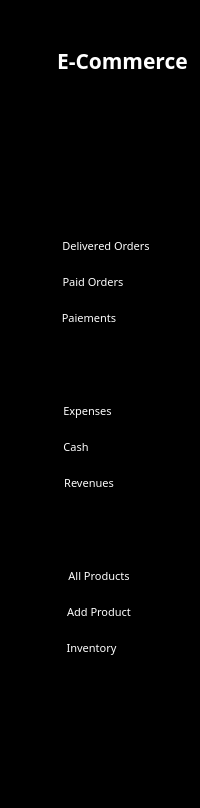
      <widget class="QWidget" name="icon_text_widget" native="true">
       <property name="minimumSize">
        <size>
         <width>0</width>
         <height>0</height>
        </size>
       </property>
       <property name="maximumSize">
        <size>
         <width>999999</width>
         <height>999999</height>
        </size>
       </property>
       <property name="styleSheet">
        <string notr="true">QWidget{
	background-color: rgb(0, 0, 0);
	color: white;
	border-radius: 12px;
}

QPushButton{
	height:30px;
	border:none;
}</string>
       </property>
       <layout class="QVBoxLayout" name="verticalLayout_11">
        <property name="sizeConstraint">
         <enum>QLayout::SizeConstraint::SetDefaultConstraint</enum>
        </property>
        <item>
         <layout class="QHBoxLayout" name="horizontalLayout">
          <property name="topMargin">
           <number>35</number>
          </property>
          <item>
           <widget class="QLabel" name="label_2">
            <property name="minimumSize">
             <size>
              <width>0</width>
              <height>0</height>
             </size>
            </property>
            <property name="maximumSize">
             <size>
              <width>40</width>
              <height>40</height>
             </size>
            </property>
            <property name="text">
             <string/>
            </property>
            <property name="pixmap">
             <pixmap resource="resources.qrc">:/Icons/shopping-cart.png</pixmap>
            </property>
            <property name="scaledContents">
             <bool>true</bool>
            </property>
           </widget>
          </item>
          <item>
           <widget class="QLabel" name="label_3">
            <property name="font">
             <font>
              <family>Poppins</family>
              <pointsize>16</pointsize>
              <bold>true</bold>
             </font>
            </property>
            <property name="text">
             <string>E-Commerce</string>
            </property>
           </widget>
          </item>
         </layout>
        </item>
        <item>
         <layout class="QVBoxLayout" name="verticalLayout_7">
          <property name="spacing">
           <number>15</number>
          </property>
          <property name="topMargin">
           <number>20</number>
          </property>
          <item>
           <widget class="QPushButton" name="dashboard_btn2">
            <property name="font">
             <font>
              <family>Trebuchet MS</family>
              <pointsize>9</pointsize>
              <bold>true</bold>
             </font>
            </property>
            <property name="styleSheet">
             <string notr="true">QPushButton{
	padding-left: -25px
}

QPushButton:checked{
	background-color:white;
	border-radius:3px;
}</string>
            </property>
            <property name="text">
             <string/>
            </property>
            <property name="icon">
             <iconset resource="resources.qrc">
              <normaloff>:/Icons/dashboard2.png</normaloff>
              <normalon>:/Icons/dashboard1.png</normalon>:/Icons/dashboard2.png</iconset>
            </property>
            <property name="iconSize">
             <size>
              <width>200</width>
              <height>20</height>
             </size>
            </property>
            <property name="checkable">
             <bool>true</bool>
            </property>
            <property name="autoExclusive">
             <bool>true</bool>
            </property>
           </widget>
          </item>
          <item>
           <widget class="QPushButton" name="order_btn2">
            <property name="font">
             <font>
              <family>Trebuchet MS</family>
              <pointsize>9</pointsize>
              <bold>true</bold>
             </font>
            </property>
            <property name="styleSheet">
             <string notr="true">QPushButton{
	padding-left: -27px
}

QPushButton:checked{
	background-color:white;
	border-radius:3px;
}</string>
            </property>
            <property name="text">
             <string/>
            </property>
            <property name="icon">
             <iconset resource="resources.qrc">
              <normaloff>:/Icons/orders2.png</normaloff>
              <normalon>:/Icons/orders1.png</normalon>:/Icons/orders2.png</iconset>
            </property>
            <property name="iconSize">
             <size>
              <width>200</width>
              <height>20</height>
             </size>
            </property>
            <property name="checkable">
             <bool>true</bool>
            </property>
            <property name="autoExclusive">
             <bool>true</bool>
            </property>
           </widget>
          </item>
          <item>
           <widget class="QFrame" name="delivery">
            <property name="frameShape">
             <enum>QFrame::Shape::StyledPanel</enum>
            </property>
            <property name="frameShadow">
             <enum>QFrame::Shadow::Raised</enum>
            </property>
            <layout class="QVBoxLayout" name="verticalLayout_5">
             <property name="spacing">
              <number>0</number>
             </property>
             <property name="leftMargin">
              <number>0</number>
             </property>
             <property name="topMargin">
              <number>0</number>
             </property>
             <property name="rightMargin">
              <number>0</number>
             </property>
             <property name="bottomMargin">
              <number>0</number>
             </property>
             <item>
              <widget class="QPushButton" name="delivery_btn2">
               <property name="font">
                <font>
                 <family>Trebuchet MS</family>
                 <pointsize>9</pointsize>
                 <bold>true</bold>
                </font>
               </property>
               <property name="text">
                <string/>
               </property>
               <property name="icon">
                <iconset resource="resources.qrc">
                 <normaloff>:/Icons/delivery4.png</normaloff>
                 <normalon>:/Icons/delivery3.png</normalon>:/Icons/delivery4.png</iconset>
               </property>
               <property name="iconSize">
                <size>
                 <width>200</width>
                 <height>24</height>
                </size>
               </property>
               <property name="checkable">
                <bool>true</bool>
               </property>
               <property name="autoExclusive">
                <bool>true</bool>
               </property>
              </widget>
             </item>
             <item>
              <widget class="QFrame" name="delivery_dropdown">
               <property name="frameShape">
                <enum>QFrame::Shape::StyledPanel</enum>
               </property>
               <property name="frameShadow">
                <enum>QFrame::Shadow::Raised</enum>
               </property>
               <layout class="QVBoxLayout" name="verticalLayout_2">
                <item>
                 <widget class="QPushButton" name="deliveredOrders_btn">
                  <property name="font">
                   <font>
                    <family>Poppins</family>
                    <pointsize>8</pointsize>
                   </font>
                  </property>
                  <property name="styleSheet">
                   <string notr="true">QPushButton{
	padding-left: 12px
}

QPushButton:hover{
	color:#12B298;
}</string>
                  </property>
                  <property name="text">
                   <string>Delivered Orders</string>
                  </property>
                  <property name="checkable">
                   <bool>true</bool>
                  </property>
                 </widget>
                </item>
                <item>
                 <widget class="QPushButton" name="paidOrders_btn">
                  <property name="font">
                   <font>
                    <family>Poppins</family>
                    <pointsize>8</pointsize>
                   </font>
                  </property>
                  <property name="styleSheet">
                   <string notr="true">QPushButton{
	padding-left: -14px
}

QPushButton:hover{
	color:#12B298;
}</string>
                  </property>
                  <property name="text">
                   <string>Paid Orders</string>
                  </property>
                  <property name="checkable">
                   <bool>true</bool>
                  </property>
                 </widget>
                </item>
                <item>
                 <widget class="QPushButton" name="paiements_btn">
                  <property name="font">
                   <font>
                    <family>Poppins</family>
                    <pointsize>8</pointsize>
                   </font>
                  </property>
                  <property name="styleSheet">
                   <string notr="true">QPushButton{
	padding-left: -22px
}

QPushButton:hover{
	color:#12B298;
}</string>
                  </property>
                  <property name="text">
                   <string>Paiements</string>
                  </property>
                  <property name="checkable">
                   <bool>true</bool>
                  </property>
                 </widget>
                </item>
               </layout>
              </widget>
             </item>
            </layout>
           </widget>
          </item>
          <item>
           <widget class="QFrame" name="finances">
            <property name="frameShape">
             <enum>QFrame::Shape::StyledPanel</enum>
            </property>
            <property name="frameShadow">
             <enum>QFrame::Shadow::Raised</enum>
            </property>
            <layout class="QVBoxLayout" name="verticalLayout_6">
             <property name="spacing">
              <number>0</number>
             </property>
             <property name="leftMargin">
              <number>0</number>
             </property>
             <property name="topMargin">
              <number>0</number>
             </property>
             <property name="rightMargin">
              <number>0</number>
             </property>
             <property name="bottomMargin">
              <number>0</number>
             </property>
             <item>
              <widget class="QPushButton" name="finance_btn2">
               <property name="font">
                <font>
                 <family>Trebuchet MS</family>
                 <pointsize>9</pointsize>
                 <bold>true</bold>
                </font>
               </property>
               <property name="text">
                <string/>
               </property>
               <property name="icon">
                <iconset resource="resources.qrc">
                 <normaloff>:/Icons/profits4.png</normaloff>
                 <normalon>:/Icons/profits3.png</normalon>:/Icons/profits4.png</iconset>
               </property>
               <property name="iconSize">
                <size>
                 <width>200</width>
                 <height>24</height>
                </size>
               </property>
               <property name="checkable">
                <bool>true</bool>
               </property>
               <property name="autoExclusive">
                <bool>true</bool>
               </property>
              </widget>
             </item>
             <item>
              <widget class="QFrame" name="finance_dropdown">
               <property name="frameShape">
                <enum>QFrame::Shape::StyledPanel</enum>
               </property>
               <property name="frameShadow">
                <enum>QFrame::Shadow::Raised</enum>
               </property>
               <layout class="QVBoxLayout" name="verticalLayout_3">
                <item>
                 <widget class="QPushButton" name="expenses_btn">
                  <property name="font">
                   <font>
                    <family>Poppins</family>
                    <pointsize>8</pointsize>
                   </font>
                  </property>
                  <property name="styleSheet">
                   <string notr="true">QPushButton{
	padding-left: -25px
}

QPushButton:hover{
	color:#12B298;
}</string>
                  </property>
                  <property name="text">
                   <string>Expenses</string>
                  </property>
                  <property name="checkable">
                   <bool>true</bool>
                  </property>
                 </widget>
                </item>
                <item>
                 <widget class="QPushButton" name="cash_btn">
                  <property name="font">
                   <font>
                    <family>Poppins</family>
                    <pointsize>8</pointsize>
                   </font>
                  </property>
                  <property name="styleSheet">
                   <string notr="true">QPushButton{
	padding-left: -48px
}

QPushButton:hover{
	color:#12B298;
}</string>
                  </property>
                  <property name="text">
                   <string>Cash</string>
                  </property>
                  <property name="checkable">
                   <bool>true</bool>
                  </property>
                 </widget>
                </item>
                <item>
                 <widget class="QPushButton" name="revenues_btn">
                  <property name="font">
                   <font>
                    <family>Poppins</family>
                    <pointsize>8</pointsize>
                   </font>
                  </property>
                  <property name="styleSheet">
                   <string notr="true">QPushButton{
	padding-left: -22px
}

QPushButton:hover{
	color:#12B298;
}</string>
                  </property>
                  <property name="text">
                   <string>Revenues</string>
                  </property>
                  <property name="checkable">
                   <bool>true</bool>
                  </property>
                 </widget>
                </item>
               </layout>
              </widget>
             </item>
            </layout>
           </widget>
          </item>
          <item>
           <widget class="QFrame" name="products">
            <property name="frameShape">
             <enum>QFrame::Shape::StyledPanel</enum>
            </property>
            <property name="frameShadow">
             <enum>QFrame::Shadow::Raised</enum>
            </property>
            <layout class="QVBoxLayout" name="verticalLayout_4">
             <property name="spacing">
              <number>0</number>
             </property>
             <property name="leftMargin">
              <number>0</number>
             </property>
             <property name="topMargin">
              <number>0</number>
             </property>
             <property name="rightMargin">
              <number>0</number>
             </property>
             <property name="bottomMargin">
              <number>0</number>
             </property>
             <item>
              <widget class="QPushButton" name="products_btn2">
               <property name="font">
                <font>
                 <family>Trebuchet MS</family>
                 <pointsize>9</pointsize>
                 <bold>true</bold>
                </font>
               </property>
               <property name="text">
                <string/>
               </property>
               <property name="icon">
                <iconset resource="resources.qrc">
                 <normaloff>:/Icons/product4.png</normaloff>
                 <normalon>:/Icons/product3.png</normalon>:/Icons/product4.png</iconset>
               </property>
               <property name="iconSize">
                <size>
                 <width>200</width>
                 <height>24</height>
                </size>
               </property>
               <property name="checkable">
                <bool>true</bool>
               </property>
               <property name="autoExclusive">
                <bool>true</bool>
               </property>
              </widget>
             </item>
             <item>
              <widget class="QFrame" name="products_dropdown">
               <property name="frameShape">
                <enum>QFrame::Shape::StyledPanel</enum>
               </property>
               <property name="frameShadow">
                <enum>QFrame::Shadow::Raised</enum>
               </property>
               <layout class="QVBoxLayout" name="verticalLayout">
                <item>
                 <widget class="QPushButton" name="allProducts_btn">
                  <property name="font">
                   <font>
                    <family>Poppins</family>
                    <pointsize>8</pointsize>
                   </font>
                  </property>
                  <property name="styleSheet">
                   <string notr="true">QPushButton{
	padding-left: -2px
}

QPushButton:hover{
	color:#12B298;
}</string>
                  </property>
                  <property name="text">
                   <string>All Products</string>
                  </property>
                  <property name="checkable">
                   <bool>true</bool>
                  </property>
                 </widget>
                </item>
                <item>
                 <widget class="QPushButton" name="addProduct_btn">
                  <property name="font">
                   <font>
                    <family>Poppins</family>
                    <pointsize>8</pointsize>
                   </font>
                  </property>
                  <property name="styleSheet">
                   <string notr="true">QPushButton{
	padding-left: -2px
}

QPushButton:hover{
	color:#12B298;
}</string>
                  </property>
                  <property name="text">
                   <string>Add Product</string>
                  </property>
                  <property name="checkable">
                   <bool>true</bool>
                  </property>
                 </widget>
                </item>
                <item>
                 <widget class="QPushButton" name="inventory_btn">
                  <property name="font">
                   <font>
                    <family>Poppins</family>
                    <pointsize>8</pointsize>
                   </font>
                  </property>
                  <property name="styleSheet">
                   <string notr="true">QPushButton{
	padding-left: -17px
}

QPushButton:hover{
	color:#12B298;
}</string>
                  </property>
                  <property name="text">
                   <string>Inventory</string>
                  </property>
                  <property name="checkable">
                   <bool>true</bool>
                  </property>
                 </widget>
                </item>
               </layout>
              </widget>
             </item>
            </layout>
           </widget>
          </item>
         </layout>
        </item>
        <item>
         <spacer name="verticalSpacer">
          <property name="orientation">
           <enum>Qt::Orientation::Vertical</enum>
          </property>
          <property name="sizeHint" stdset="0">
           <size>
            <width>20</width>
            <height>29</height>
           </size>
          </property>
         </spacer>
        </item>
        <item>
         <layout class="QVBoxLayout" name="verticalLayout_8">
          <property name="spacing">
           <number>15</number>
          </property>
          <property name="bottomMargin">
           <number>15</number>
          </property>
          <item>
           <widget class="QPushButton" name="settings_btn2">
            <property name="font">
             <font>
              <family>Trebuchet MS</family>
              <pointsize>9</pointsize>
              <bold>true</bold>
             </font>
            </property>
            <property name="styleSheet">
             <string notr="true">QPushButton{
	padding-left: -27px
}

QPushButton:checked{
	background-color:white;
	border-radius:3px;
}</string>
            </property>
            <property name="text">
             <string/>
            </property>
            <property name="icon">
             <iconset resource="resources.qrc">
              <normaloff>:/Icons/settings2.png</normaloff>
              <normalon>:/Icons/settings1.png</normalon>:/Icons/settings2.png</iconset>
            </property>
            <property name="iconSize">
             <size>
              <width>200</width>
              <height>20</height>
             </size>
            </property>
            <property name="checkable">
             <bool>true</bool>
            </property>
            <property name="autoExclusive">
             <bool>true</bool>
            </property>
           </widget>
          </item>
          <item>
           <widget class="QPushButton" name="logout_btn2">
            <property name="font">
             <font>
              <family>Trebuchet MS</family>
              <pointsize>9</pointsize>
              <bold>true</bold>
             </font>
            </property>
            <property name="styleSheet">
             <string notr="true">QPushButton{
	padding-left: -27px
}

QPushButton:checked{
	background-color:white;
	border-radius:3px;
}</string>
            </property>
            <property name="text">
             <string/>
            </property>
            <property name="icon">
             <iconset resource="resources.qrc">
              <normaloff>:/Icons/logout2.png</normaloff>
              <normalon>:/Icons/logout1.png</normalon>:/Icons/logout2.png</iconset>
            </property>
            <property name="iconSize">
             <size>
              <width>200</width>
              <height>20</height>
             </size>
            </property>
            <property name="checkable">
             <bool>true</bool>
            </property>
            <property name="autoExclusive">
             <bool>true</bool>
            </property>
           </widget>
          </item>
         </layout>
        </item>
       </layout>
      </widget>
